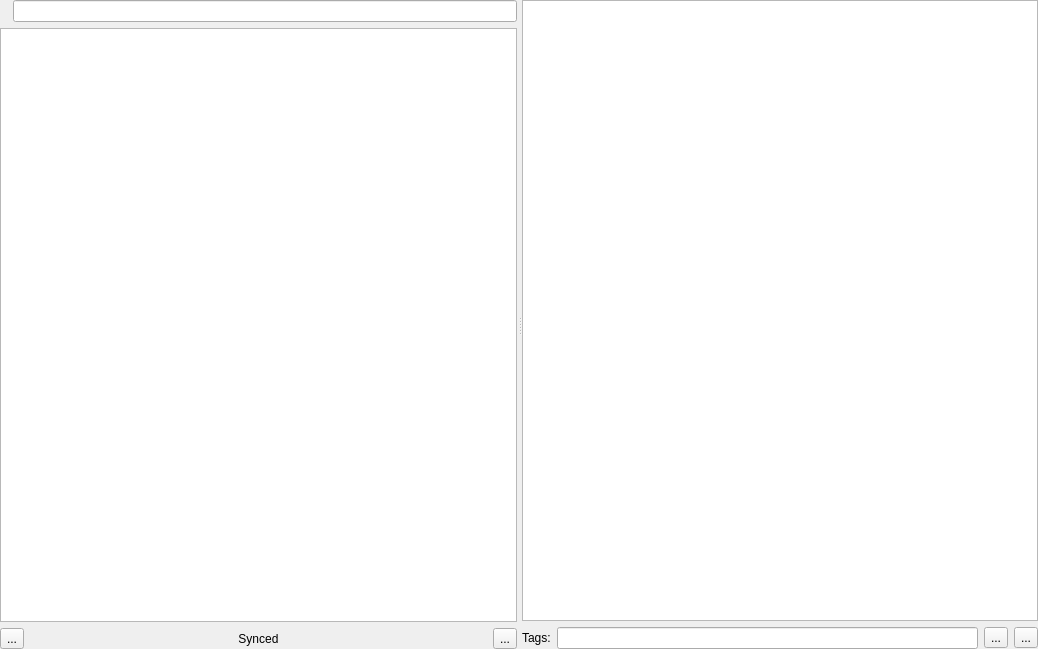
<?xml version="1.0" encoding="UTF-8"?>
<ui version="4.0">
 <class>MainWindow</class>
 <widget class="QDialog" name="MainWindow">
  <property name="geometry">
   <rect>
    <x>0</x>
    <y>0</y>
    <width>1038</width>
    <height>649</height>
   </rect>
  </property>
  <property name="windowTitle">
   <string>Note Taker</string>
  </property>
  <property name="windowIcon">
   <iconset resource="NoteTaker.qrc">
    <normaloff>:/images/images/text.png</normaloff>:/images/images/text.png</iconset>
  </property>
  <layout class="QVBoxLayout" name="verticalLayout_3">
   <property name="spacing">
    <number>1</number>
   </property>
   <property name="leftMargin">
    <number>0</number>
   </property>
   <property name="topMargin">
    <number>0</number>
   </property>
   <property name="rightMargin">
    <number>0</number>
   </property>
   <property name="bottomMargin">
    <number>0</number>
   </property>
   <item>
    <widget class="QSplitter" name="fSplitter">
     <property name="orientation">
      <enum>Qt::Horizontal</enum>
     </property>
     <property name="handleWidth">
      <number>5</number>
     </property>
     <widget class="QWidget" name="fListPane" native="true">
      <layout class="QVBoxLayout" name="verticalLayout_2">
       <property name="leftMargin">
        <number>0</number>
       </property>
       <property name="topMargin">
        <number>0</number>
       </property>
       <property name="rightMargin">
        <number>0</number>
       </property>
       <property name="bottomMargin">
        <number>0</number>
       </property>
       <item>
        <widget class="QFrame" name="fSearchFrame">
         <property name="frameShape">
          <enum>QFrame::NoFrame</enum>
         </property>
         <property name="frameShadow">
          <enum>QFrame::Raised</enum>
         </property>
         <layout class="QHBoxLayout" name="horizontalLayout">
          <property name="leftMargin">
           <number>0</number>
          </property>
          <property name="topMargin">
           <number>0</number>
          </property>
          <property name="rightMargin">
           <number>0</number>
          </property>
          <property name="bottomMargin">
           <number>0</number>
          </property>
          <item>
           <widget class="QLabel" name="fSearchLabel">
            <property name="text">
             <string/>
            </property>
            <property name="pixmap">
             <pixmap resource="NoteTaker.qrc">:/images/images/view.png</pixmap>
            </property>
           </widget>
          </item>
          <item>
           <widget class="QLineEdit" name="fSearchEdit"/>
          </item>
         </layout>
        </widget>
       </item>
       <item>
        <widget class="QListWidget" name="fNoteList"/>
       </item>
       <item>
        <widget class="QFrame" name="fSettingsPane">
         <property name="frameShape">
          <enum>QFrame::NoFrame</enum>
         </property>
         <property name="frameShadow">
          <enum>QFrame::Raised</enum>
         </property>
         <layout class="QHBoxLayout" name="horizontalLayout_2">
          <property name="leftMargin">
           <number>0</number>
          </property>
          <property name="topMargin">
           <number>0</number>
          </property>
          <property name="rightMargin">
           <number>0</number>
          </property>
          <property name="bottomMargin">
           <number>0</number>
          </property>
          <item>
           <widget class="QToolButton" name="fAddButton">
            <property name="text">
             <string>...</string>
            </property>
            <property name="icon">
             <iconset resource="NoteTaker.qrc">
              <normaloff>:/images/images/add2.png</normaloff>:/images/images/add2.png</iconset>
            </property>
           </widget>
          </item>
          <item>
           <widget class="QLabel" name="fMessageLabel">
            <property name="text">
             <string>Synced</string>
            </property>
            <property name="alignment">
             <set>Qt::AlignCenter</set>
            </property>
           </widget>
          </item>
          <item>
           <widget class="QToolButton" name="fSettingsButton">
            <property name="text">
             <string>...</string>
            </property>
            <property name="icon">
             <iconset resource="NoteTaker.qrc">
              <normaloff>:/images/images/gear.png</normaloff>:/images/images/gear.png</iconset>
            </property>
            <property name="popupMode">
             <enum>QToolButton::DelayedPopup</enum>
            </property>
           </widget>
          </item>
         </layout>
        </widget>
       </item>
      </layout>
     </widget>
     <widget class="QWidget" name="fEditorPane" native="true">
      <layout class="QVBoxLayout" name="verticalLayout">
       <property name="leftMargin">
        <number>0</number>
       </property>
       <property name="topMargin">
        <number>0</number>
       </property>
       <property name="rightMargin">
        <number>0</number>
       </property>
       <property name="bottomMargin">
        <number>0</number>
       </property>
       <item>
        <widget class="NoteEditor" name="fEditor"/>
       </item>
       <item>
        <widget class="QFrame" name="fTagsPane">
         <property name="frameShape">
          <enum>QFrame::NoFrame</enum>
         </property>
         <property name="frameShadow">
          <enum>QFrame::Plain</enum>
         </property>
         <layout class="QHBoxLayout" name="horizontalLayout_3">
          <property name="leftMargin">
           <number>0</number>
          </property>
          <property name="topMargin">
           <number>0</number>
          </property>
          <property name="rightMargin">
           <number>0</number>
          </property>
          <property name="bottomMargin">
           <number>0</number>
          </property>
          <item>
           <widget class="QLabel" name="fTagsLabel">
            <property name="text">
             <string>Tags:</string>
            </property>
           </widget>
          </item>
          <item>
           <widget class="QLineEdit" name="fTagsEdit"/>
          </item>
          <item>
           <widget class="QToolButton" name="fFavouriteButton">
            <property name="text">
             <string>...</string>
            </property>
            <property name="icon">
             <iconset resource="NoteTaker.qrc">
              <normaloff>:/images/images/star_grey.png</normaloff>:/images/images/star_grey.png</iconset>
            </property>
            <property name="checkable">
             <bool>true</bool>
            </property>
           </widget>
          </item>
          <item>
           <widget class="QToolButton" name="fExportButton">
            <property name="text">
             <string>...</string>
            </property>
            <property name="icon">
             <iconset resource="NoteTaker.qrc">
              <normaloff>:/images/images/export1.png</normaloff>:/images/images/export1.png</iconset>
            </property>
           </widget>
          </item>
         </layout>
        </widget>
       </item>
      </layout>
     </widget>
    </widget>
   </item>
  </layout>
 </widget>
 <layoutdefault spacing="6" margin="11"/>
 <customwidgets>
  <customwidget>
   <class>NoteEditor</class>
   <extends>QTextEdit</extends>
   <header>NoteEditor.h</header>
  </customwidget>
 </customwidgets>
 <tabstops>
  <tabstop>fEditor</tabstop>
  <tabstop>fNoteList</tabstop>
  <tabstop>fSearchEdit</tabstop>
  <tabstop>fAddButton</tabstop>
  <tabstop>fSettingsButton</tabstop>
  <tabstop>fTagsEdit</tabstop>
  <tabstop>fFavouriteButton</tabstop>
  <tabstop>fExportButton</tabstop>
 </tabstops>
 <resources>
  <include location="NoteTaker.qrc"/>
 </resources>
 <connections/>
</ui>
